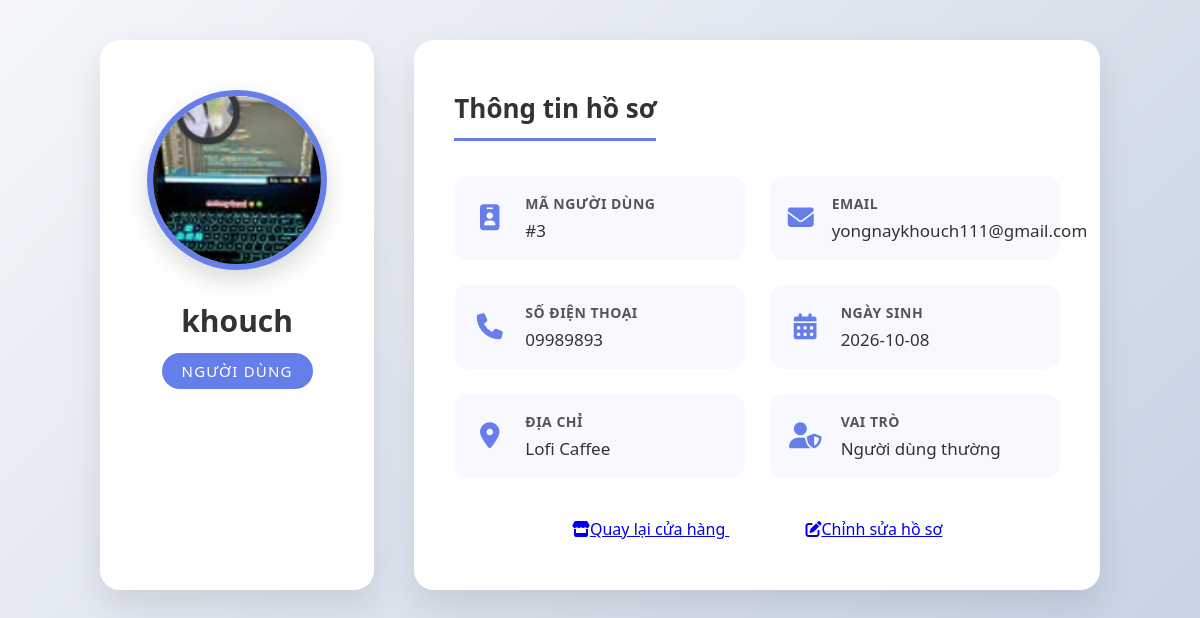
/profile (signed in), run on the app's committed database.
### tables this page shows
CREATE TABLE users (
    id INTEGER PRIMARY KEY AUTOINCREMENT,
    username TEXT UNIQUE NOT NULL,
    email TEXT UNIQUE NOT NULL,
    phone TEXT,
    password TEXT NOT NULL,
    avatar TEXT,
    dob TEXT,
    address TEXT,
    role TEXT NOT NULL DEFAULT 'user'
);

### app.py (the view)
@app.route('/profile')
def profile():
    if 'user_id' not in session:
        flash('Vui lòng đăng nhập để xem hồ sơ!', 'error')
        return redirect(url_for('login'))
    conn = get_db_connection()
    try:
        user = conn.execute("""
            SELECT
                id,
                username,
                email,
                phone,
                dob,
                address,
                role,
                avatar
            FROM users
            WHERE id = ?
        """, (session['user_id'],)).fetchone()
        if user is None:
            flash('Không tìm thấy thông tin người dùng.', 'error')
            conn.close()
            return redirect(url_for('logout'))
        user_dict = dict(user)
    except Exception as e:
        flash('Lỗi tải thông tin hồ sơ.', 'error')
        conn.close()
        return redirect(url_for('index'))
    finally:
        conn.close()
    return render_template('profile.html', user=user_dict)

### app.py (called while the page is built)
def get_db_connection():
    conn = sqlite3.connect('users.db', timeout=10)
    conn.row_factory = sqlite3.Row
    conn.execute("PRAGMA foreign_keys = ON;")
    return conn

@app.context_processor
def inject_format_currency():
    def format_currency(value):
        try:
            return f"{int(float(value)):,} ₫"
        except (ValueError, TypeError):
            return "0 ₫"
    return dict(format_currency=format_currency)

### templates/profile.html (shortened to what this page needs)
<!DOCTYPE html>
<html lang="vi">
<head>
    <link rel="stylesheet" href="https://cdnjs.cloudflare.com/ajax/libs/font-awesome/6.5.0/css/all.min.css">
</head>
<body>
    <div class="container">
        <div class="profile-card">
            <div class="avatar-container">
                {% if user.avatar %}
                <img src="{{ url_for('static', filename='uploads/' ~ user.avatar) }}" alt="Avatar" class="avatar">
                {% else %}
                <div class="avatar-placeholder">
                    {{ user.username[0]|upper }}
                </div>
                {% endif %}
            </div>
            <h1 class="username">{{ user.username }}</h1>
            <p class="role {% if user.role == 'admin' %}admin{% endif %}">
                {{ 'Quản trị viên' if user.role == 'admin' else 'Người dùng' }}
            </p>
        </div>
        <div class="details">
            <h2>Thông tin hồ sơ</h2>
            <div class="info-grid">
                <div class="info-item">
                    <i class="fas fa-id-badge"></i>
                    <div class="info-content">
                        <strong>Mã người dùng</strong>
                        <span>#{{ user.id }}</span>
                    </div>
                </div>
                <div class="info-item">
                    <i class="fas fa-envelope"></i>
                    <div class="info-content">
                        <strong>Email</strong>
                        <span>{% if user.email %}{{ user.email }}{% else %}<span class="not-updated">Chưa cập
                                nhật</span>{% endif %}</span>
                    </div>
                </div>
                <div class="info-item">
                    <i class="fas fa-phone"></i>
                    <div class="info-content">
                        <strong>Số điện thoại</strong>
                        <span>{% if user.phone %}{{ user.phone }}{% else %}<span class="not-updated">Chưa cập
                                nhật</span>{% endif %}</span>
                    </div>
                </div>
                <div class="info-item">
                    <i class="fas fa-calendar-alt"></i>
                    <div class="info-content">
                        <strong>Ngày sinh</strong>
                        <span>{% if user.dob %}{{ user.dob }}{% else %}<span class="not-updated">Chưa cập nhật</span>{%
                            endif %}</span>
                    </div>
                </div>
                <div class="info-item">
                    <i class="fas fa-map-marker-alt"></i>
                    <div class="info-content">
                        <strong>Địa chỉ</strong>
                        <span>{% if user.address %}{{ user.address }}{% else %}<span class="not-updated">Chưa cập
                                nhật</span>{% endif %}</span>
                    </div>
                </div>
                <div class="info-item">
                    <i class="fas fa-user-shield"></i>
                    <div class="info-content">
                        <strong>Vai trò</strong>
                        <span>{{ 'Quản trị viên' if user.role == 'admin' else 'Người dùng thường' }}</span>
                    </div>
                </div>
            </div>
            <div class="actions">
                <a href="{{ url_for('index') }}" class="btn btn-outline-primary me-3">
                    <i class="fas fa-store me-2"></i>Quay lại cửa hàng
                </a>
                <a href="{{ url_for('edit_profile') }}" class="btn btn-warning me-3">
                    <i class="fas fa-edit me-2"></i>Chỉnh sửa hồ sơ
                </a>
            </div>
        </div>
    </div>
</body>
</html>

### templates/profile.html (style rules this page uses)
* { margin: 0; padding: 0; box-sizing: border-box; }
body { font-family: 'Segoe UI', Tahoma, Geneva, Verdana, sans-serif; background: linear-gradient(135deg, #f5f7fa 0%, #c3cfe2 100%); min-height: 100vh; padding: 40px 20px; }
.container { max-width: 1000px; margin: 0 auto; display: grid; grid-template-columns: 1fr 2.5fr; gap: 40px; }
.profile-card { background: white; border-radius: 20px; overflow: hidden; box-shadow: 0 15px 35px rgba(0, 0, 0, 0.1); text-align: center; padding: 50px 30px; }
.avatar-container { position: relative; display: inline-block; margin-bottom: 25px; }
.avatar { width: 180px; height: 180px; border-radius: 50%; object-fit: cover; border: 6px solid #667eea; box-shadow: 0 10px 25px rgba(0, 0, 0, 0.15); }
.username { font-size: 30px; font-weight: 600; color: #333; margin-bottom: 12px; }
.role { display: inline-block; background: #667eea; color: white; padding: 8px 20px; border-radius: 30px; font-size: 15px; text-transform: uppercase; letter-spacing: 1.2px; }
.details { background: white; border-radius: 20px; padding: 50px 40px; box-shadow: 0 15px 35px rgba(0, 0, 0, 0.1); }
.details h2 { font-size: 26px; margin-bottom: 35px; color: #333; border-bottom: 3px solid #667eea; padding-bottom: 12px; display: inline-block; }
.info-grid { display: grid; grid-template-columns: repeat(auto-fill, minmax(280px, 1fr)); gap: 25px; }
.info-item { display: flex; align-items: center; gap: 18px; padding: 18px; background: #f8f9ff; border-radius: 14px; transition: all 0.3s ease; }
.info-item i { font-size: 26px; color: #667eea; width: 35px; text-align: center; }
.info-content strong { display: block; color: #555; font-size: 14px; margin-bottom: 6px; text-transform: uppercase; letter-spacing: 0.5px; }
.info-content span { color: #333; font-size: 17px; font-weight: 500; }
.actions { margin-top: 40px; text-align: center; grid-column: 1 / -1; }
.actions .btn { padding: 12px 28px; font-size: 16px; margin: 0 10px; }

### data on the page
users: avatar (picture), username "khouch", role "NGƯỜI DÙNG", id "3", email "yongnaykhouch111@gmail.com", phone "09989893", dob "2026-10-08", address "Lofi Caffee", role "Người dùng thường"
